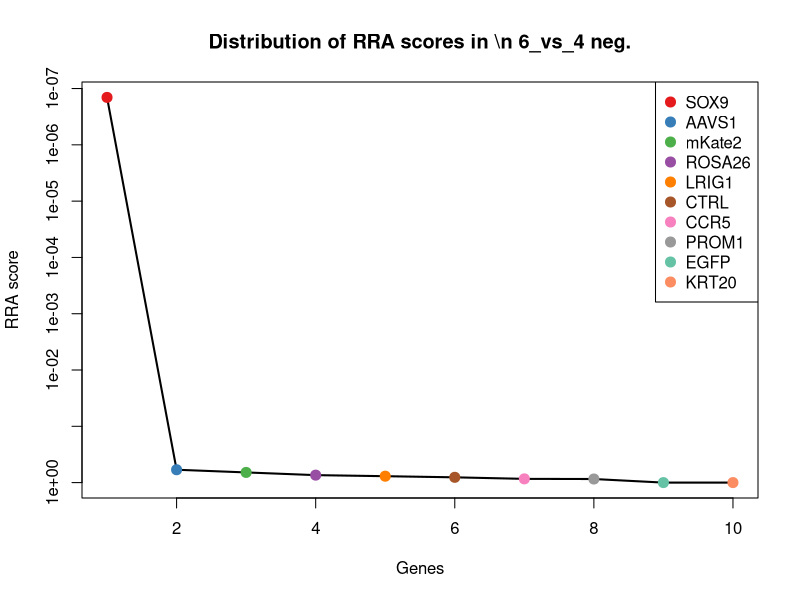
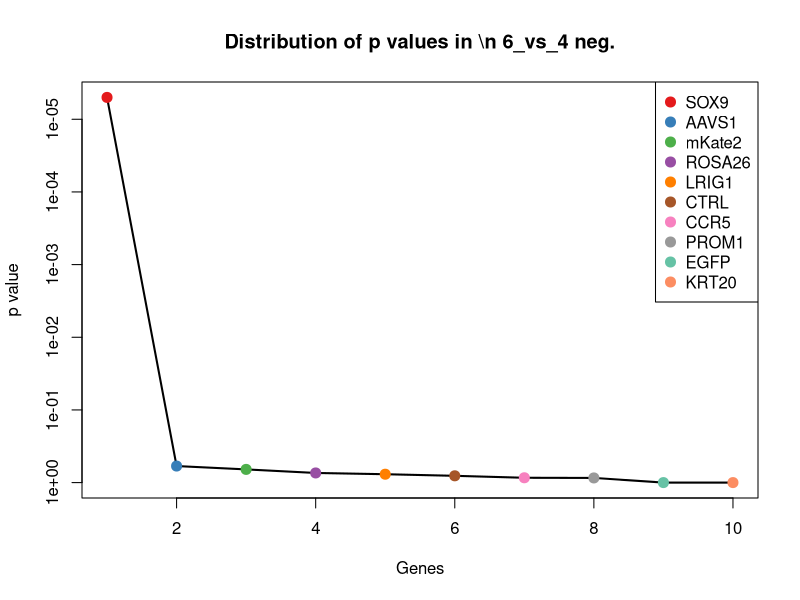
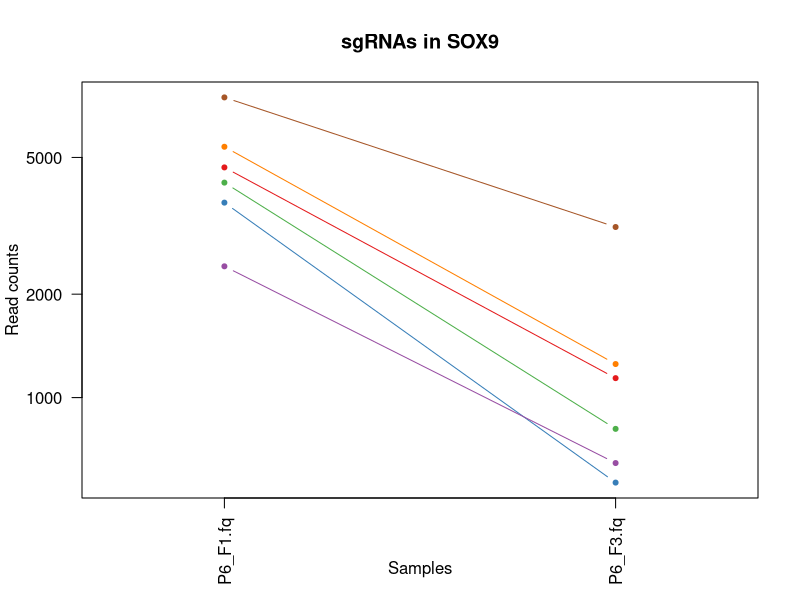
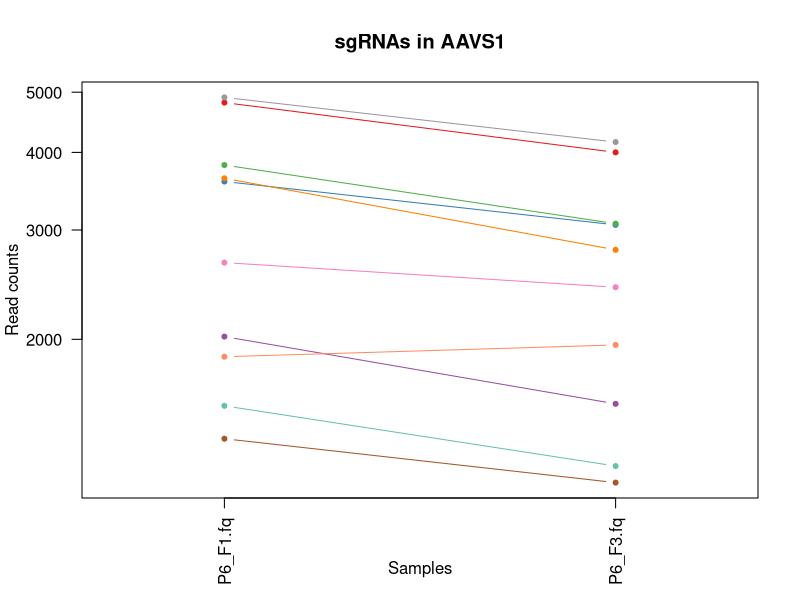
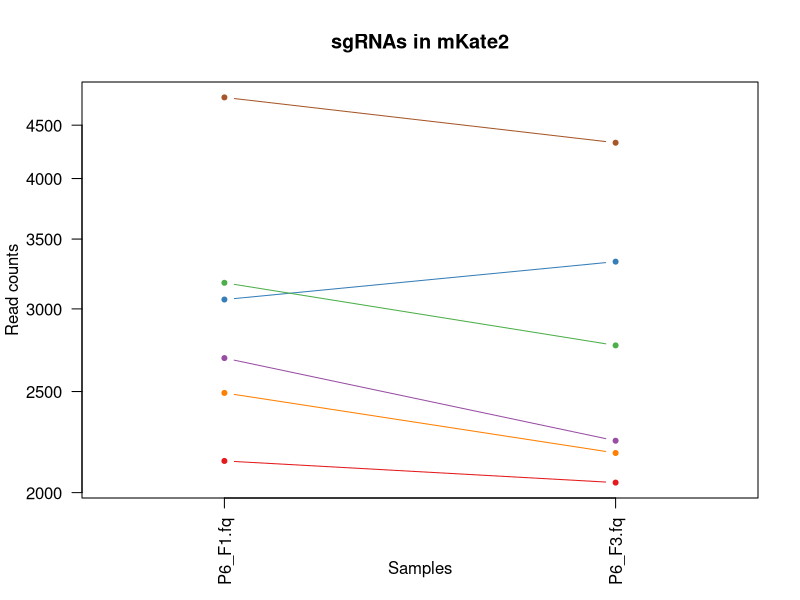
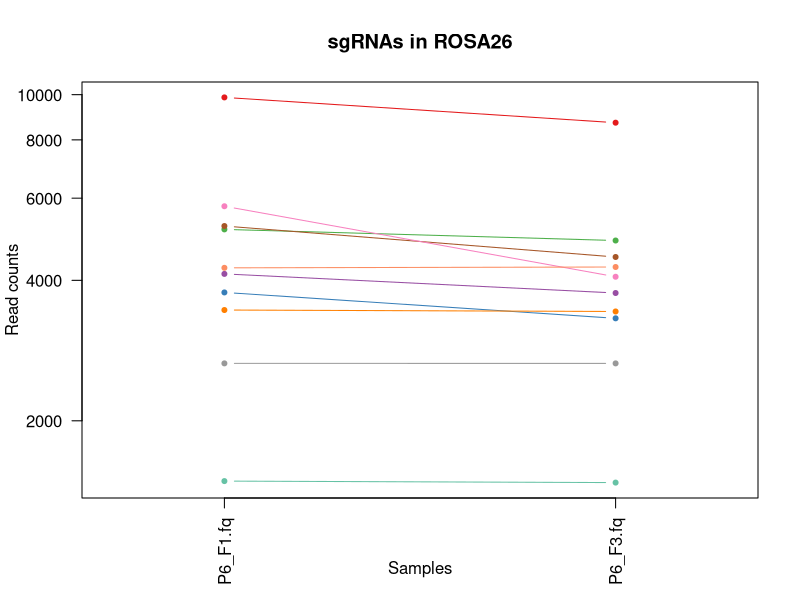
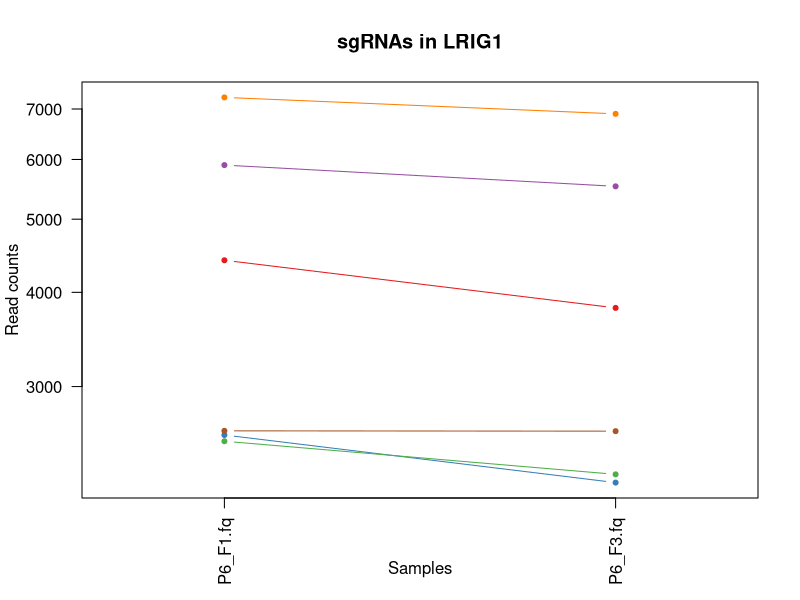
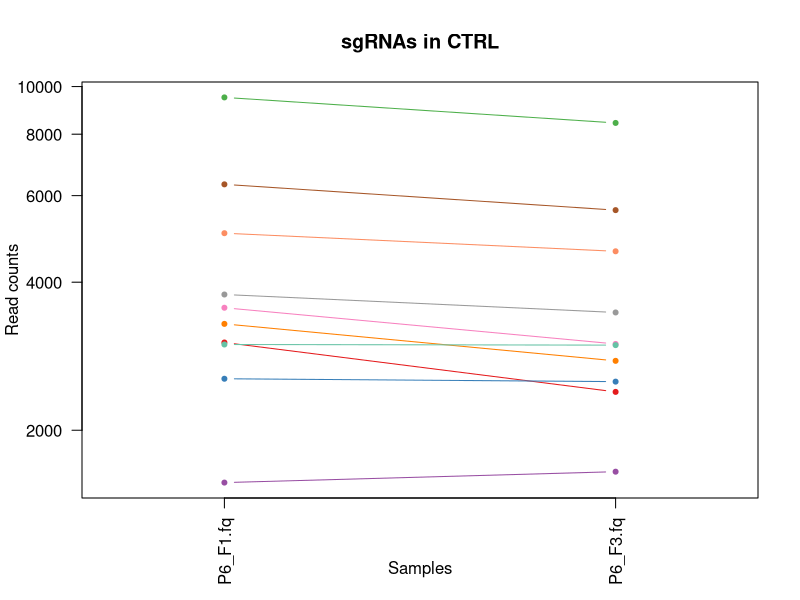

Here is the R script that generated these plots, in order: (Note: this script raises an error after producing the figures.)
pdf(file='P6_46_day7.pdf',width=4.5,height=4.5);
gstable=read.table('P6_46_day7.gene_summary.txt',header=T)
# 
#
# parameters
# Do not modify the variables beginning with "__"

# gstablename='__GENE_SUMMARY_FILE__'
startindex=3
# outputfile='__OUTPUT_FILE__'
targetgenelist=c("SOX9","AAVS1","mKate2","ROSA26","LRIG1","CTRL","CCR5","PROM1","EGFP","KRT20")
# samplelabel=sub('.\\w+.\\w+$','',colnames(gstable)[startindex]);
samplelabel='6_vs_4 neg.'


# You need to write some codes in front of this code:
# gstable=read.table(gstablename,header=T)
# pdf(file=outputfile,width=6,height=6)


# set up color using RColorBrewer
#library(RColorBrewer)
#colors <- brewer.pal(length(targetgenelist), "Set1")

colors=c( "#E41A1C", "#377EB8", "#4DAF4A", "#984EA3", "#FF7F00",  "#A65628", "#F781BF",
          "#999999", "#66C2A5", "#FC8D62", "#8DA0CB", "#E78AC3", "#A6D854", "#FFD92F", "#E5C494", "#B3B3B3", 
          "#8DD3C7", "#FFFFB3", "#BEBADA", "#FB8072", "#80B1D3", "#FDB462", "#B3DE69", "#FCCDE5",
          "#D9D9D9", "#BC80BD", "#CCEBC5", "#FFED6F")

######
# function definition

plotrankedvalues<-function(val, tglist, ...){
  
  plot(val,log='y',ylim=c(max(val),min(val)),type='l',lwd=2, ...)
  if(length(tglist)>0){
    for(i in 1:length(tglist)){
      targetgene=tglist[i];
      tx=which(names(val)==targetgene);ty=val[targetgene];
      points(tx,ty,col=colors[(i %% length(colors)) ],cex=2,pch=20)
      # text(tx+50,ty,targetgene,col=colors[i])
    }
    legend('topright',tglist,pch=20,pt.cex = 2,cex=1,col=colors)
  }
}



plotrandvalues<-function(val,targetgenelist, ...){
  # choose the one with the best distance distribution
  
  mindiffvalue=0;
  randval=val;
  for(i in 1:20){
    randval0=sample(val)
    vindex=sort(which(names(randval0) %in% targetgenelist))
    if(max(vindex)>0.9*length(val)){
      # print('pass...')
      next;
    }
    mindiffind=min(diff(vindex));
    if (mindiffind > mindiffvalue){
      mindiffvalue=mindiffind;
      randval=randval0;
      # print(paste('Diff: ',mindiffvalue))
    }
  }
  plot(randval,log='y',ylim=c(max(randval),min(randval)),pch=20,col='grey', ...)
  
  if(length(targetgenelist)>0){
    for(i in 1:length(targetgenelist)){
      targetgene=targetgenelist[i];
      tx=which(names(randval)==targetgene);ty=randval[targetgene];
      points(tx,ty,col=colors[(i %% length(colors)) ],cex=2,pch=20)
      text(tx+50,ty,targetgene,col=colors[i])
    }
  }
  
}




# set.seed(1235)



pvec=gstable[,startindex]
names(pvec)=gstable[,'id']
pvec=sort(pvec);

plotrankedvalues(pvec,targetgenelist,xlab='Genes',ylab='RRA score',main=paste('Distribution of RRA scores in \\n',samplelabel))

# plotrandvalues(pvec,targetgenelist,xlab='Genes',ylab='RRA score',main=paste('Distribution of RRA scores in \\n',samplelabel))


pvec=gstable[,startindex+1]
names(pvec)=gstable[,'id']
pvec=sort(pvec);

plotrankedvalues(pvec,targetgenelist,xlab='Genes',ylab='p value',main=paste('Distribution of p values in \\n',samplelabel))

# plotrandvalues(pvec,targetgenelist,xlab='Genes',ylab='p value',main=paste('Distribution of p values in \\n',samplelabel))



# you need to write after this code:
# dev.off()






# parameters
# Do not modify the variables beginning with "__"
targetmat=list(c(4675.508498420788,1138.2211797383934),c(3692.282665123781,564.7662342213401),c(4222.270429696324,809.9809752336828),c(2409.3181547984673,643.9300482489468),c(5369.367235209499,1251.1744265826615),c(7474.798080771655,3135.659365386176))
targetgene="SOX9"
collabel=c("P6_F1.fq","P6_F3.fq")

# set up color using RColorBrewer
#library(RColorBrewer)
#colors <- brewer.pal(length(targetgenelist), "Set1")

colors=c( "#E41A1C", "#377EB8", "#4DAF4A", "#984EA3", "#FF7F00",  "#A65628", "#F781BF",
          "#999999", "#66C2A5", "#FC8D62", "#8DA0CB", "#E78AC3", "#A6D854", "#FFD92F", "#E5C494", "#B3B3B3", 
          "#8DD3C7", "#FFFFB3", "#BEBADA", "#FB8072", "#80B1D3", "#FDB462", "#B3DE69", "#FCCDE5",
          "#D9D9D9", "#BC80BD", "#CCEBC5", "#FFED6F")


## code

targetmatvec=unlist(targetmat)+1
yrange=range(targetmatvec[targetmatvec>0]);
# yrange[1]=1; # set the minimum value to 1
for(i in 1:length(targetmat)){
  vali=targetmat[[i]]+1;
  if(i==1){
    plot(1:length(vali),vali,type='b',las=1,pch=20,main=paste('sgRNAs in',targetgene),ylab='Read counts',xlab='Samples',xlim=c(0.7,length(vali)+0.3),ylim = yrange,col=colors[(i %% length(colors))],xaxt='n',log='y')
    axis(1,at=1:length(vali),labels=(collabel),las=2)
    # lines(0:100,rep(1,101),col='black');
  }else{
    lines(1:length(vali),vali,type='b',pch=20,col=colors[(i %% length(colors))])
  }
}




# parameters
# Do not modify the variables beginning with "__"
targetmat=list(c(4810.339045180926,3999.7034331265168),c(3589.604017975676,3056.495551358569),c(3815.704473311908,3070.0113244852337),c(2019.346727246068,1573.62215689023),c(3632.1274981077195,2786.1800888252783),c(1382.5316833174159,1174.9068496536256),c(2657.1989292267212,2425.1158638700967),c(4903.6832698610215,4155.134824083159),c(1561.9600263135997,1249.2436018502806),c(1874.1445999659193,1957.8562786339794))
targetgene="AAVS1"
collabel=c("P6_F1.fq","P6_F3.fq")

# set up color using RColorBrewer
#library(RColorBrewer)
#colors <- brewer.pal(length(targetgenelist), "Set1")

colors=c( "#E41A1C", "#377EB8", "#4DAF4A", "#984EA3", "#FF7F00",  "#A65628", "#F781BF",
          "#999999", "#66C2A5", "#FC8D62", "#8DA0CB", "#E78AC3", "#A6D854", "#FFD92F", "#E5C494", "#B3B3B3", 
          "#8DD3C7", "#FFFFB3", "#BEBADA", "#FB8072", "#80B1D3", "#FDB462", "#B3DE69", "#FCCDE5",
          "#D9D9D9", "#BC80BD", "#CCEBC5", "#FFED6F")


## code

targetmatvec=unlist(targetmat)+1
yrange=range(targetmatvec[targetmatvec>0]);
# yrange[1]=1; # set the minimum value to 1
for(i in 1:length(targetmat)){
  vali=targetmat[[i]]+1;
  if(i==1){
    plot(1:length(vali),vali,type='b',las=1,pch=20,main=paste('sgRNAs in',targetgene),ylab='Read counts',xlab='Samples',xlim=c(0.7,length(vali)+0.3),ylim = yrange,col=colors[(i %% length(colors))],xaxt='n',log='y')
    axis(1,at=1:length(vali),labels=(collabel),las=2)
    # lines(0:100,rep(1,101),col='black');
  }else{
    lines(1:length(vali),vali,type='b',pch=20,col=colors[(i %% length(colors))])
  }
}




# parameters
# Do not modify the variables beginning with "__"
targetmat=list(c(2143.8056934861957,2043.7779792249182),c(3061.6905695071355,3328.741838624241),c(3176.815113279253,2766.871841501472),c(2690.387986890755,2241.687514293935),c(2491.2536409065515,2181.831947590135),c(4783.372935828898,4327.943637631228))
targetgene="mKate2"
collabel=c("P6_F1.fq","P6_F3.fq")

# set up color using RColorBrewer
#library(RColorBrewer)
#colors <- brewer.pal(length(targetgenelist), "Set1")

colors=c( "#E41A1C", "#377EB8", "#4DAF4A", "#984EA3", "#FF7F00",  "#A65628", "#F781BF",
          "#999999", "#66C2A5", "#FC8D62", "#8DA0CB", "#E78AC3", "#A6D854", "#FFD92F", "#E5C494", "#B3B3B3", 
          "#8DD3C7", "#FFFFB3", "#BEBADA", "#FB8072", "#80B1D3", "#FDB462", "#B3DE69", "#FCCDE5",
          "#D9D9D9", "#BC80BD", "#CCEBC5", "#FFED6F")


## code

targetmatvec=unlist(targetmat)+1
yrange=range(targetmatvec[targetmatvec>0]);
# yrange[1]=1; # set the minimum value to 1
for(i in 1:length(targetmat)){
  vali=targetmat[[i]]+1;
  if(i==1){
    plot(1:length(vali),vali,type='b',las=1,pch=20,main=paste('sgRNAs in',targetgene),ylab='Read counts',xlab='Samples',xlim=c(0.7,length(vali)+0.3),ylim = yrange,col=colors[(i %% length(colors))],xaxt='n',log='y')
    axis(1,at=1:length(vali),labels=(collabel),las=2)
    # lines(0:100,rep(1,101),col='black');
  }else{
    lines(1:length(vali),vali,type='b',pch=20,col=colors[(i %% length(colors))])
  }
}




# parameters
# Do not modify the variables beginning with "__"
targetmat=list(c(9864.410232582102,8707.054130670542),c(3766.9580448678576,3315.2260654975767),c(5142.229621821266,4867.609150331619),c(4127.889046964227,3756.419516846555),c(3453.736313163537,3429.1447247080346),c(5228.313740137354,4487.236678052631),c(5764.524453021903,4070.1785358584107),c(2654.087455070718,2653.918594657204),c(1484.17317241352,1473.219270806436),c(4253.3851712563555,4270.984308025998))
targetgene="ROSA26"
collabel=c("P6_F1.fq","P6_F3.fq")

# set up color using RColorBrewer
#library(RColorBrewer)
#colors <- brewer.pal(length(targetgenelist), "Set1")

colors=c( "#E41A1C", "#377EB8", "#4DAF4A", "#984EA3", "#FF7F00",  "#A65628", "#F781BF",
          "#999999", "#66C2A5", "#FC8D62", "#8DA0CB", "#E78AC3", "#A6D854", "#FFD92F", "#E5C494", "#B3B3B3", 
          "#8DD3C7", "#FFFFB3", "#BEBADA", "#FB8072", "#80B1D3", "#FDB462", "#B3DE69", "#FCCDE5",
          "#D9D9D9", "#BC80BD", "#CCEBC5", "#FFED6F")


## code

targetmatvec=unlist(targetmat)+1
yrange=range(targetmatvec[targetmatvec>0]);
# yrange[1]=1; # set the minimum value to 1
for(i in 1:length(targetmat)){
  vali=targetmat[[i]]+1;
  if(i==1){
    plot(1:length(vali),vali,type='b',las=1,pch=20,main=paste('sgRNAs in',targetgene),ylab='Read counts',xlab='Samples',xlim=c(0.7,length(vali)+0.3),ylim = yrange,col=colors[(i %% length(colors))],xaxt='n',log='y')
    axis(1,at=1:length(vali),labels=(collabel),las=2)
    # lines(0:100,rep(1,101),col='black');
  }else{
    lines(1:length(vali),vali,type='b',pch=20,col=colors[(i %% length(colors))])
  }
}




# parameters
# Do not modify the variables beginning with "__"
targetmat=list(c(4409.996037108516,3813.3788464517843),c(2586.672181690649,2236.860452462983),c(2537.925753246599,2293.8197820682126),c(5897.280683678039,5526.9857964396115),c(7250.771941539426,6895.940531697493),c(2619.8612393546828,2617.2329247419716))
targetgene="LRIG1"
collabel=c("P6_F1.fq","P6_F3.fq")

# set up color using RColorBrewer
#library(RColorBrewer)
#colors <- brewer.pal(length(targetgenelist), "Set1")

colors=c( "#E41A1C", "#377EB8", "#4DAF4A", "#984EA3", "#FF7F00",  "#A65628", "#F781BF",
          "#999999", "#66C2A5", "#FC8D62", "#8DA0CB", "#E78AC3", "#A6D854", "#FFD92F", "#E5C494", "#B3B3B3", 
          "#8DD3C7", "#FFFFB3", "#BEBADA", "#FB8072", "#80B1D3", "#FDB462", "#B3DE69", "#FCCDE5",
          "#D9D9D9", "#BC80BD", "#CCEBC5", "#FFED6F")


## code

targetmatvec=unlist(targetmat)+1
yrange=range(targetmatvec[targetmatvec>0]);
# yrange[1]=1; # set the minimum value to 1
for(i in 1:length(targetmat)){
  vali=targetmat[[i]]+1;
  if(i==1){
    plot(1:length(vali),vali,type='b',las=1,pch=20,main=paste('sgRNAs in',targetgene),ylab='Read counts',xlab='Samples',xlim=c(0.7,length(vali)+0.3),ylim = yrange,col=colors[(i %% length(colors))],xaxt='n',log='y')
    axis(1,at=1:length(vali),labels=(collabel),las=2)
    # lines(0:100,rep(1,101),col='black');
  }else{
    lines(1:length(vali),vali,type='b',pch=20,col=colors[(i %% length(colors))])
  }
}




# parameters
# Do not modify the variables beginning with "__"
targetmat=list(c(3015.0184571670875,2392.291843419626),c(2544.1487015586054,2510.0721520948455),c(9503.479230485733,8432.87701867249),c(1564.0343424176017,1646.0280843545042),c(3289.865340947369,2766.871841501472),c(6324.589801102477,5605.1841981010275),c(3548.1176958956335,2994.7091599223886),c(3775.255309283866,3470.657456454219),c(2987.015189763059,2978.297149697153),c(5031.253710257152,4622.394409319277))
targetgene="CTRL"
collabel=c("P6_F1.fq","P6_F3.fq")

# set up color using RColorBrewer
#library(RColorBrewer)
#colors <- brewer.pal(length(targetgenelist), "Set1")

colors=c( "#E41A1C", "#377EB8", "#4DAF4A", "#984EA3", "#FF7F00",  "#A65628", "#F781BF",
          "#999999", "#66C2A5", "#FC8D62", "#8DA0CB", "#E78AC3", "#A6D854", "#FFD92F", "#E5C494", "#B3B3B3", 
          "#8DD3C7", "#FFFFB3", "#BEBADA", "#FB8072", "#80B1D3", "#FDB462", "#B3DE69", "#FCCDE5",
          "#D9D9D9", "#BC80BD", "#CCEBC5", "#FFED6F")


## code

targetmatvec=unlist(targetmat)+1
yrange=range(targetmatvec[targetmatvec>0]);
# yrange[1]=1; # set the minimum value to 1
for(i in 1:length(targetmat)){
  vali=targetmat[[i]]+1;
  if(i==1){
    plot(1:length(vali),vali,type='b',las=1,pch=20,main=paste('sgRNAs in',targetgene),ylab='Read counts',xlab='Samples',xlim=c(0.7,length(vali)+0.3),ylim = yrange,col=colors[(i %% length(colors))],xaxt='n',log='y')
    axis(1,at=1:length(vali),labels=(collabel),las=2)
    # lines(0:100,rep(1,101),col='black');
  }else{
    lines(1:length(vali),vali,type='b',pch=20,col=colors[(i %% length(colors))])
  }
}




# parameters
# Do not modify the variables beginning with "__"
targetmat=list(c(2913.3769680709834,2856.655191557172),c(4151.743682160251,3675.324878086568),c(2266.1903436223206,1990.6802990844503),c(1894.8877610059405,1802.424887677337),c(3026.4271957390993,2776.525965163375),c(3324.0915566634044,2724.3936973890973),c(6977.9993738631465,5816.609506296709),c(4385.104243860491,3792.139774395597),c(2081.576210366132,1975.2337012254052),c(3496.2597932955805,3142.417251949508))
targetgene="CCR5"
collabel=c("P6_F1.fq","P6_F3.fq")

# set up color using RColorBrewer
#library(RColorBrewer)
#colors <- brewer.pal(length(targetgenelist), "Set1")

colors=c( "#E41A1C", "#377EB8", "#4DAF4A", "#984EA3", "#FF7F00",  "#A65628", "#F781BF",
          "#999999", "#66C2A5", "#FC8D62", "#8DA0CB", "#E78AC3", "#A6D854", "#FFD92F", "#E5C494", "#B3B3B3", 
          "#8DD3C7", "#FFFFB3", "#BEBADA", "#FB8072", "#80B1D3", "#FDB462", "#B3DE69", "#FCCDE5",
          "#D9D9D9", "#BC80BD", "#CCEBC5", "#FFED6F")


## code

targetmatvec=unlist(targetmat)+1
yrange=range(targetmatvec[targetmatvec>0]);
# yrange[1]=1; # set the minimum value to 1
for(i in 1:length(targetmat)){
  vali=targetmat[[i]]+1;
  if(i==1){
    plot(1:length(vali),vali,type='b',las=1,pch=20,main=paste('sgRNAs in',targetgene),ylab='Read counts',xlab='Samples',xlim=c(0.7,length(vali)+0.3),ylim = yrange,col=colors[(i %% length(colors))],xaxt='n',log='y')
    axis(1,at=1:length(vali),labels=(collabel),las=2)
    # lines(0:100,rep(1,101),col='black');
  }else{
    lines(1:length(vali),vali,type='b',pch=20,col=colors[(i %% length(colors))])
  }
}




# parameters
# Do not modify the variables beginning with "__"
targetmat=list(c(3453.736313163537,3122.1435922595115),c(5097.63182558522,4724.728120135451),c(3688.134032915777,3067.1150873866627),c(5965.73311511011,5243.154560779656),c(3534.63464121962,3011.121170147624),c(8661.30689226087,7415.332384707887))
targetgene="PROM1"
collabel=c("P6_F1.fq","P6_F3.fq")

# set up color using RColorBrewer
#library(RColorBrewer)
#colors <- brewer.pal(length(targetgenelist), "Set1")

colors=c( "#E41A1C", "#377EB8", "#4DAF4A", "#984EA3", "#FF7F00",  "#A65628", "#F781BF",
          "#999999", "#66C2A5", "#FC8D62", "#8DA0CB", "#E78AC3", "#A6D854", "#FFD92F", "#E5C494", "#B3B3B3", 
          "#8DD3C7", "#FFFFB3", "#BEBADA", "#FB8072", "#80B1D3", "#FDB462", "#B3DE69", "#FCCDE5",
          "#D9D9D9", "#BC80BD", "#CCEBC5", "#FFED6F")


## code

targetmatvec=unlist(targetmat)+1
yrange=range(targetmatvec[targetmatvec>0]);
# yrange[1]=1; # set the minimum value to 1
for(i in 1:length(targetmat)){
  vali=targetmat[[i]]+1;
  if(i==1){
    plot(1:length(vali),vali,type='b',las=1,pch=20,main=paste('sgRNAs in',targetgene),ylab='Read counts',xlab='Samples',xlim=c(0.7,length(vali)+0.3),ylim = yrange,col=colors[(i %% length(colors))],xaxt='n',log='y')
    axis(1,at=1:length(vali),labels=(collabel),las=2)
    # lines(0:100,rep(1,101),col='black');
  }else{
    lines(1:length(vali),vali,type='b',pch=20,col=colors[(i %% length(colors))])
  }
}




# parameters
# Do not modify the variables beginning with "__"
targetmat=list(c(344.3364732643526,5018.21347945731),c(425.2348013204355,5955.628887028116),c(284.18130624829104,3833.652506141781),c(278.9955159882857,3434.937198905177),c(522.7276582085353,5368.658168384398),c(1908.3708156819544,5361.900281821066))
targetgene="EGFP"
collabel=c("P6_F1.fq","P6_F3.fq")

# set up color using RColorBrewer
#library(RColorBrewer)
#colors <- brewer.pal(length(targetgenelist), "Set1")

colors=c( "#E41A1C", "#377EB8", "#4DAF4A", "#984EA3", "#FF7F00",  "#A65628", "#F781BF",
          "#999999", "#66C2A5", "#FC8D62", "#8DA0CB", "#E78AC3", "#A6D854", "#FFD92F", "#E5C494", "#B3B3B3", 
          "#8DD3C7", "#FFFFB3", "#BEBADA", "#FB8072", "#80B1D3", "#FDB462", "#B3DE69", "#FCCDE5",
          "#D9D9D9", "#BC80BD", "#CCEBC5", "#FFED6F")


## code

targetmatvec=unlist(targetmat)+1
yrange=range(targetmatvec[targetmatvec>0]);
# yrange[1]=1; # set the minimum value to 1
for(i in 1:length(targetmat)){
  vali=targetmat[[i]]+1;
  if(i==1){
    plot(1:length(vali),vali,type='b',las=1,pch=20,main=paste('sgRNAs in',targetgene),ylab='Read counts',xlab='Samples',xlim=c(0.7,length(vali)+0.3),ylim = yrange,col=colors[(i %% length(colors))],xaxt='n',log='y')
    axis(1,at=1:length(vali),labels=(collabel),las=2)
    # lines(0:100,rep(1,101),col='black');
  }else{
    lines(1:length(vali),vali,type='b',pch=20,col=colors[(i %% length(colors))])
  }
}




# parameters
# Do not modify the variables beginning with "__"
targetmat=list(c(527.9134484685407,3460.0379204261253),c(806.9089644568263,4744.036367459257),c(554.8795578205683,4941.945902528274),c(233.36056170023897,1738.7076715087755),c(1079.6815321331057,5993.2799693095385),c(769.5712745847881,3013.0519948800047))
targetgene="KRT20"
collabel=c("P6_F1.fq","P6_F3.fq")

# set up color using RColorBrewer
#library(RColorBrewer)
#colors <- brewer.pal(length(targetgenelist), "Set1")

colors=c( "#E41A1C", "#377EB8", "#4DAF4A", "#984EA3", "#FF7F00",  "#A65628", "#F781BF",
          "#999999", "#66C2A5", "#FC8D62", "#8DA0CB", "#E78AC3", "#A6D854", "#FFD92F", "#E5C494", "#B3B3B3", 
          "#8DD3C7", "#FFFFB3", "#BEBADA", "#FB8072", "#80B1D3", "#FDB462", "#B3DE69", "#FCCDE5",
          "#D9D9D9", "#BC80BD", "#CCEBC5", "#FFED6F")


## code

targetmatvec=unlist(targetmat)+1
yrange=range(targetmatvec[targetmatvec>0]);
# yrange[1]=1; # set the minimum value to 1
for(i in 1:length(targetmat)){
  vali=targetmat[[i]]+1;
  if(i==1){
    plot(1:length(vali),vali,type='b',las=1,pch=20,main=paste('sgRNAs in',targetgene),ylab='Read counts',xlab='Samples',xlim=c(0.7,length(vali)+0.3),ylim = yrange,col=colors[(i %% length(colors))],xaxt='n',log='y')
    axis(1,at=1:length(vali),labels=(collabel),las=2)
    # lines(0:100,rep(1,101),col='black');
  }else{
    lines(1:length(vali),vali,type='b',pch=20,col=colors[(i %% length(colors))])
  }
}



# 
#
# parameters
# Do not modify the variables beginning with "__"

# gstablename='__GENE_SUMMARY_FILE__'
startindex=9
# outputfile='__OUTPUT_FILE__'
targetgenelist=c("EGFP","KRT20","mKate2","LRIG1","CTRL","PROM1","AAVS1","ROSA26","CCR5","SOX9")
# samplelabel=sub('.\\w+.\\w+$','',colnames(gstable)[startindex]);
samplelabel='6_vs_4 pos.'


# You need to write some codes in front of this code:
# gstable=read.table(gstablename,header=T)
# pdf(file=outputfile,width=6,height=6)


# set up color using RColorBrewer
#library(RColorBrewer)
#colors <- brewer.pal(length(targetgenelist), "Set1")

colors=c( "#E41A1C", "#377EB8", "#4DAF4A", "#984EA3", "#FF7F00",  "#A65628", "#F781BF",
          "#999999", "#66C2A5", "#FC8D62", "#8DA0CB", "#E78AC3", "#A6D854", "#FFD92F", "#E5C494", "#B3B3B3", 
          "#8DD3C7", "#FFFFB3", "#BEBADA", "#FB8072", "#80B1D3", "#FDB462", "#B3DE69", "#FCCDE5",
          "#D9D9D9", "#BC80BD", "#CCEBC5", "#FFED6F")

######
# function definition

plotrankedvalues<-function(val, tglist, ...){
  
  plot(val,log='y',ylim=c(max(val),min(val)),type='l',lwd=2, ...)
  if(length(tglist)>0){
    for(i in 1:length(tglist)){
      targetgene=tglist[i];
      tx=which(names(val)==targetgene);ty=val[targetgene];
      points(tx,ty,col=colors[(i %% length(colors)) ],cex=2,pch=20)
      # text(tx+50,ty,targetgene,col=colors[i])
    }
    legend('topright',tglist,pch=20,pt.cex = 2,cex=1,col=colors)
  }
}



plotrandvalues<-function(val,targetgenelist, ...){
  # choose the one with the best distance distribution
  
  mindiffvalue=0;
  randval=val;
  for(i in 1:20){
    randval0=sample(val)
    vindex=sort(which(names(randval0) %in% targetgenelist))
    if(max(vindex)>0.9*length(val)){
      # print('pass...')
      next;
    }
    mindiffind=min(diff(vindex));
    if (mindiffind > mindiffvalue){
      mindiffvalue=mindiffind;
      randval=randval0;
      # print(paste('Diff: ',mindiffvalue))
    }
  }
  plot(randval,log='y',ylim=c(max(randval),min(randval)),pch=20,col='grey', ...)
  
  if(length(targetgenelist)>0){
    for(i in 1:length(targetgenelist)){
      targetgene=targetgenelist[i];
      tx=which(names(randval)==targetgene);ty=randval[targetgene];
      points(tx,ty,col=colors[(i %% length(colors)) ],cex=2,pch=20)
      text(tx+50,ty,targetgene,col=colors[i])
    }
  }
  
}




# set.seed(1235)



pvec=gstable[,startindex]
names(pvec)=gstable[,'id']
pvec=sort(pvec);

plotrankedvalues(pvec,targetgenelist,xlab='Genes',ylab='RRA score',main=paste('Distribution of RRA scores in \\n',samplelabel))

# plotrandvalues(pvec,targetgenelist,xlab='Genes',ylab='RRA score',main=paste('Distribution of RRA scores in \\n',samplelabel))


pvec=gstable[,startindex+1]
names(pvec)=gstable[,'id']
pvec=sort(pvec);

plotrankedvalues(pvec,targetgenelist,xlab='Genes',ylab='p value',main=paste('Distribution of p values in \\n',samplelabel))

# plotrandvalues(pvec,targetgenelist,xlab='Genes',ylab='p value',main=paste('Distribution of p values in \\n',samplelabel))



# you need to write after this code:
# dev.off()






# parameters
# Do not modify the variables beginning with "__"
targetmat=list(c(344.3364732643526,5018.21347945731),c(425.2348013204355,5955.628887028116),c(284.18130624829104,3833.652506141781),c(278.9955159882857,3434.937198905177),c(522.7276582085353,5368.658168384398),c(1908.3708156819544,5361.900281821066))
targetgene="EGFP"
collabel=c("P6_F1.fq","P6_F3.fq")

# set up color using RColorBrewer
#library(RColorBrewer)
#colors <- brewer.pal(length(targetgenelist), "Set1")

colors=c( "#E41A1C", "#377EB8", "#4DAF4A", "#984EA3", "#FF7F00",  "#A65628", "#F781BF",
          "#999999", "#66C2A5", "#FC8D62", "#8DA0CB", "#E78AC3", "#A6D854", "#FFD92F", "#E5C494", "#B3B3B3", 
          "#8DD3C7", "#FFFFB3", "#BEBADA", "#FB8072", "#80B1D3", "#FDB462", "#B3DE69", "#FCCDE5",
          "#D9D9D9", "#BC80BD", "#CCEBC5", "#FFED6F")


## code

targetmatvec=unlist(targetmat)+1
yrange=range(targetmatvec[targetmatvec>0]);
# yrange[1]=1; # set the minimum value to 1
for(i in 1:length(targetmat)){
  vali=targetmat[[i]]+1;
  if(i==1){
    plot(1:length(vali),vali,type='b',las=1,pch=20,main=paste('sgRNAs in',targetgene),ylab='Read counts',xlab='Samples',xlim=c(0.7,length(vali)+0.3),ylim = yrange,col=colors[(i %% length(colors))],xaxt='n',log='y')
    axis(1,at=1:length(vali),labels=(collabel),las=2)
    # lines(0:100,rep(1,101),col='black');
  }else{
    lines(1:length(vali),vali,type='b',pch=20,col=colors[(i %% length(colors))])
  }
}




# parameters
# Do not modify the variables beginning with "__"
targetmat=list(c(527.9134484685407,3460.0379204261253),c(806.9089644568263,4744.036367459257),c(554.8795578205683,4941.945902528274),c(233.36056170023897,1738.7076715087755),c(1079.6815321331057,5993.2799693095385),c(769.5712745847881,3013.0519948800047))
targetgene="KRT20"
collabel=c("P6_F1.fq","P6_F3.fq")

# set up color using RColorBrewer
#library(RColorBrewer)
#colors <- brewer.pal(length(targetgenelist), "Set1")

colors=c( "#E41A1C", "#377EB8", "#4DAF4A", "#984EA3", "#FF7F00",  "#A65628", "#F781BF",
          "#999999", "#66C2A5", "#FC8D62", "#8DA0CB", "#E78AC3", "#A6D854", "#FFD92F", "#E5C494", "#B3B3B3", 
          "#8DD3C7", "#FFFFB3", "#BEBADA", "#FB8072", "#80B1D3", "#FDB462", "#B3DE69", "#FCCDE5",
          "#D9D9D9", "#BC80BD", "#CCEBC5", "#FFED6F")


## code

targetmatvec=unlist(targetmat)+1
yrange=range(targetmatvec[targetmatvec>0]);
# yrange[1]=1; # set the minimum value to 1
for(i in 1:length(targetmat)){
  vali=targetmat[[i]]+1;
  if(i==1){
    plot(1:length(vali),vali,type='b',las=1,pch=20,main=paste('sgRNAs in',targetgene),ylab='Read counts',xlab='Samples',xlim=c(0.7,length(vali)+0.3),ylim = yrange,col=colors[(i %% length(colors))],xaxt='n',log='y')
    axis(1,at=1:length(vali),labels=(collabel),las=2)
    # lines(0:100,rep(1,101),col='black');
  }else{
    lines(1:length(vali),vali,type='b',pch=20,col=colors[(i %% length(colors))])
  }
}




# parameters
# Do not modify the variables beginning with "__"
targetmat=list(c(2143.8056934861957,2043.7779792249182),c(3061.6905695071355,3328.741838624241),c(3176.815113279253,2766.871841501472),c(2690.387986890755,2241.687514293935),c(2491.2536409065515,2181.831947590135),c(4783.372935828898,4327.943637631228))
targetgene="mKate2"
collabel=c("P6_F1.fq","P6_F3.fq")

# set up color using RColorBrewer
#library(RColorBrewer)
#colors <- brewer.pal(length(targetgenelist), "Set1")

colors=c( "#E41A1C", "#377EB8", "#4DAF4A", "#984EA3", "#FF7F00",  "#A65628", "#F781BF",
          "#999999", "#66C2A5", "#FC8D62", "#8DA0CB", "#E78AC3", "#A6D854", "#FFD92F", "#E5C494", "#B3B3B3", 
          "#8DD3C7", "#FFFFB3", "#BEBADA", "#FB8072", "#80B1D3", "#FDB462", "#B3DE69", "#FCCDE5",
          "#D9D9D9", "#BC80BD", "#CCEBC5", "#FFED6F")


## code

targetmatvec=unlist(targetmat)+1
yrange=range(targetmatvec[targetmatvec>0]);
# yrange[1]=1; # set the minimum value to 1
for(i in 1:length(targetmat)){
  vali=targetmat[[i]]+1;
  if(i==1){
    plot(1:length(vali),vali,type='b',las=1,pch=20,main=paste('sgRNAs in',targetgene),ylab='Read counts',xlab='Samples',xlim=c(0.7,length(vali)+0.3),ylim = yrange,col=colors[(i %% length(colors))],xaxt='n',log='y')
    axis(1,at=1:length(vali),labels=(collabel),las=2)
    # lines(0:100,rep(1,101),col='black');
  }else{
    lines(1:length(vali),vali,type='b',pch=20,col=colors[(i %% length(colors))])
  }
}




# parameters
# Do not modify the variables beginning with "__"
targetmat=list(c(4409.996037108516,3813.3788464517843),c(2586.672181690649,2236.860452462983),c(2537.925753246599,2293.8197820682126),c(5897.280683678039,5526.9857964396115),c(7250.771941539426,6895.940531697493),c(2619.8612393546828,2617.2329247419716))
targetgene="LRIG1"
collabel=c("P6_F1.fq","P6_F3.fq")

# set up color using RColorBrewer
#library(RColorBrewer)
#colors <- brewer.pal(length(targetgenelist), "Set1")

colors=c( "#E41A1C", "#377EB8", "#4DAF4A", "#984EA3", "#FF7F00",  "#A65628", "#F781BF",
          "#999999", "#66C2A5", "#FC8D62", "#8DA0CB", "#E78AC3", "#A6D854", "#FFD92F", "#E5C494", "#B3B3B3", 
          "#8DD3C7", "#FFFFB3", "#BEBADA", "#FB8072", "#80B1D3", "#FDB462", "#B3DE69", "#FCCDE5",
          "#D9D9D9", "#BC80BD", "#CCEBC5", "#FFED6F")


## code

targetmatvec=unlist(targetmat)+1
yrange=range(targetmatvec[targetmatvec>0]);
# yrange[1]=1; # set the minimum value to 1
for(i in 1:length(targetmat)){
  vali=targetmat[[i]]+1;
  if(i==1){
    plot(1:length(vali),vali,type='b',las=1,pch=20,main=paste('sgRNAs in',targetgene),ylab='Read counts',xlab='Samples',xlim=c(0.7,length(vali)+0.3),ylim = yrange,col=colors[(i %% length(colors))],xaxt='n',log='y')
    axis(1,at=1:length(vali),labels=(collabel),las=2)
    # lines(0:100,rep(1,101),col='black');
  }else{
    lines(1:length(vali),vali,type='b',pch=20,col=colors[(i %% length(colors))])
  }
}




# parameters
# Do not modify the variables beginning with "__"
targetmat=list(c(3015.0184571670875,2392.291843419626),c(2544.1487015586054,2510.0721520948455),c(9503.479230485733,8432.87701867249),c(1564.0343424176017,1646.0280843545042),c(3289.865340947369,2766.871841501472),c(6324.589801102477,5605.1841981010275),c(3548.1176958956335,2994.7091599223886),c(3775.255309283866,3470.657456454219),c(2987.015189763059,2978.297149697153),c(5031.253710257152,4622.394409319277))
targetgene="CTRL"
collabel=c("P6_F1.fq","P6_F3.fq")

# set up color using RColorBrewer
#library(RColorBrewer)
#colors <- brewer.pal(length(targetgenelist), "Set1")

colors=c( "#E41A1C", "#377EB8", "#4DAF4A", "#984EA3", "#FF7F00",  "#A65628", "#F781BF",
          "#999999", "#66C2A5", "#FC8D62", "#8DA0CB", "#E78AC3", "#A6D854", "#FFD92F", "#E5C494", "#B3B3B3", 
          "#8DD3C7", "#FFFFB3", "#BEBADA", "#FB8072", "#80B1D3", "#FDB462", "#B3DE69", "#FCCDE5",
          "#D9D9D9", "#BC80BD", "#CCEBC5", "#FFED6F")


## code

targetmatvec=unlist(targetmat)+1
yrange=range(targetmatvec[targetmatvec>0]);
# yrange[1]=1; # set the minimum value to 1
for(i in 1:length(targetmat)){
  vali=targetmat[[i]]+1;
  if(i==1){
    plot(1:length(vali),vali,type='b',las=1,pch=20,main=paste('sgRNAs in',targetgene),ylab='Read counts',xlab='Samples',xlim=c(0.7,length(vali)+0.3),ylim = yrange,col=colors[(i %% length(colors))],xaxt='n',log='y')
    axis(1,at=1:length(vali),labels=(collabel),las=2)
    # lines(0:100,rep(1,101),col='black');
  }else{
    lines(1:length(vali),vali,type='b',pch=20,col=colors[(i %% length(colors))])
  }
}




# parameters
# Do not modify the variables beginning with "__"
targetmat=list(c(3453.736313163537,3122.1435922595115),c(5097.63182558522,4724.728120135451),c(3688.134032915777,3067.1150873866627),c(5965.73311511011,5243.154560779656),c(3534.63464121962,3011.121170147624),c(8661.30689226087,7415.332384707887))
targetgene="PROM1"
collabel=c("P6_F1.fq","P6_F3.fq")

# set up color using RColorBrewer
#library(RColorBrewer)
#colors <- brewer.pal(length(targetgenelist), "Set1")

colors=c( "#E41A1C", "#377EB8", "#4DAF4A", "#984EA3", "#FF7F00",  "#A65628", "#F781BF",
          "#999999", "#66C2A5", "#FC8D62", "#8DA0CB", "#E78AC3", "#A6D854", "#FFD92F", "#E5C494", "#B3B3B3", 
          "#8DD3C7", "#FFFFB3", "#BEBADA", "#FB8072", "#80B1D3", "#FDB462", "#B3DE69", "#FCCDE5",
          "#D9D9D9", "#BC80BD", "#CCEBC5", "#FFED6F")


## code

targetmatvec=unlist(targetmat)+1
yrange=range(targetmatvec[targetmatvec>0]);
# yrange[1]=1; # set the minimum value to 1
for(i in 1:length(targetmat)){
  vali=targetmat[[i]]+1;
  if(i==1){
    plot(1:length(vali),vali,type='b',las=1,pch=20,main=paste('sgRNAs in',targetgene),ylab='Read counts',xlab='Samples',xlim=c(0.7,length(vali)+0.3),ylim = yrange,col=colors[(i %% length(colors))],xaxt='n',log='y')
    axis(1,at=1:length(vali),labels=(collabel),las=2)
    # lines(0:100,rep(1,101),col='black');
  }else{
    lines(1:length(vali),vali,type='b',pch=20,col=colors[(i %% length(colors))])
  }
}




# parameters
# Do not modify the variables beginning with "__"
targetmat=list(c(4810.339045180926,3999.7034331265168),c(3589.604017975676,3056.495551358569),c(3815.704473311908,3070.0113244852337),c(2019.346727246068,1573.62215689023),c(3632.1274981077195,2786.1800888252783),c(1382.5316833174159,1174.9068496536256),c(2657.1989292267212,2425.1158638700967),c(4903.6832698610215,4155.134824083159),c(1561.9600263135997,1249.2436018502806),c(1874.1445999659193,1957.8562786339794))
targetgene="AAVS1"
collabel=c("P6_F1.fq","P6_F3.fq")

# set up color using RColorBrewer
#library(RColorBrewer)
#colors <- brewer.pal(length(targetgenelist), "Set1")

colors=c( "#E41A1C", "#377EB8", "#4DAF4A", "#984EA3", "#FF7F00",  "#A65628", "#F781BF",
          "#999999", "#66C2A5", "#FC8D62", "#8DA0CB", "#E78AC3", "#A6D854", "#FFD92F", "#E5C494", "#B3B3B3", 
          "#8DD3C7", "#FFFFB3", "#BEBADA", "#FB8072", "#80B1D3", "#FDB462", "#B3DE69", "#FCCDE5",
          "#D9D9D9", "#BC80BD", "#CCEBC5", "#FFED6F")


## code

targetmatvec=unlist(targetmat)+1
yrange=range(targetmatvec[targetmatvec>0]);
# yrange[1]=1; # set the minimum value to 1
for(i in 1:length(targetmat)){
  vali=targetmat[[i]]+1;
  if(i==1){
    plot(1:length(vali),vali,type='b',las=1,pch=20,main=paste('sgRNAs in',targetgene),ylab='Read counts',xlab='Samples',xlim=c(0.7,length(vali)+0.3),ylim = yrange,col=colors[(i %% length(colors))],xaxt='n',log='y')
    axis(1,at=1:length(vali),labels=(collabel),las=2)
    # lines(0:100,rep(1,101),col='black');
  }else{
    lines(1:length(vali),vali,type='b',pch=20,col=colors[(i %% length(colors))])
  }
}




# parameters
# Do not modify the variables beginning with "__"
targetmat=list(c(9864.410232582102,8707.054130670542),c(3766.9580448678576,3315.2260654975767),c(5142.229621821266,4867.609150331619),c(4127.889046964227,3756.419516846555),c(3453.736313163537,3429.1447247080346),c(5228.313740137354,4487.236678052631),c(5764.524453021903,4070.1785358584107),c(2654.087455070718,2653.918594657204),c(1484.17317241352,1473.219270806436),c(4253.3851712563555,4270.984308025998))
targetgene="ROSA26"
collabel=c("P6_F1.fq","P6_F3.fq")

# set up color using RColorBrewer
#library(RColorBrewer)
#colors <- brewer.pal(length(targetgenelist), "Set1")

colors=c( "#E41A1C", "#377EB8", "#4DAF4A", "#984EA3", "#FF7F00",  "#A65628", "#F781BF",
          "#999999", "#66C2A5", "#FC8D62", "#8DA0CB", "#E78AC3", "#A6D854", "#FFD92F", "#E5C494", "#B3B3B3", 
          "#8DD3C7", "#FFFFB3", "#BEBADA", "#FB8072", "#80B1D3", "#FDB462", "#B3DE69", "#FCCDE5",
          "#D9D9D9", "#BC80BD", "#CCEBC5", "#FFED6F")


## code

targetmatvec=unlist(targetmat)+1
yrange=range(targetmatvec[targetmatvec>0]);
# yrange[1]=1; # set the minimum value to 1
for(i in 1:length(targetmat)){
  vali=targetmat[[i]]+1;
  if(i==1){
    plot(1:length(vali),vali,type='b',las=1,pch=20,main=paste('sgRNAs in',targetgene),ylab='Read counts',xlab='Samples',xlim=c(0.7,length(vali)+0.3),ylim = yrange,col=colors[(i %% length(colors))],xaxt='n',log='y')
    axis(1,at=1:length(vali),labels=(collabel),las=2)
    # lines(0:100,rep(1,101),col='black');
  }else{
    lines(1:length(vali),vali,type='b',pch=20,col=colors[(i %% length(colors))])
  }
}




# parameters
# Do not modify the variables beginning with "__"
targetmat=list(c(2913.3769680709834,2856.655191557172),c(4151.743682160251,3675.324878086568),c(2266.1903436223206,1990.6802990844503),c(1894.8877610059405,1802.424887677337),c(3026.4271957390993,2776.525965163375),c(3324.0915566634044,2724.3936973890973),c(6977.9993738631465,5816.609506296709),c(4385.104243860491,3792.139774395597),c(2081.576210366132,1975.2337012254052),c(3496.2597932955805,3142.417251949508))
targetgene="CCR5"
collabel=c("P6_F1.fq","P6_F3.fq")

# set up color using RColorBrewer
#library(RColorBrewer)
#colors <- brewer.pal(length(targetgenelist), "Set1")

colors=c( "#E41A1C", "#377EB8", "#4DAF4A", "#984EA3", "#FF7F00",  "#A65628", "#F781BF",
          "#999999", "#66C2A5", "#FC8D62", "#8DA0CB", "#E78AC3", "#A6D854", "#FFD92F", "#E5C494", "#B3B3B3", 
          "#8DD3C7", "#FFFFB3", "#BEBADA", "#FB8072", "#80B1D3", "#FDB462", "#B3DE69", "#FCCDE5",
          "#D9D9D9", "#BC80BD", "#CCEBC5", "#FFED6F")


## code

targetmatvec=unlist(targetmat)+1
yrange=range(targetmatvec[targetmatvec>0]);
# yrange[1]=1; # set the minimum value to 1
for(i in 1:length(targetmat)){
  vali=targetmat[[i]]+1;
  if(i==1){
    plot(1:length(vali),vali,type='b',las=1,pch=20,main=paste('sgRNAs in',targetgene),ylab='Read counts',xlab='Samples',xlim=c(0.7,length(vali)+0.3),ylim = yrange,col=colors[(i %% length(colors))],xaxt='n',log='y')
    axis(1,at=1:length(vali),labels=(collabel),las=2)
    # lines(0:100,rep(1,101),col='black');
  }else{
    lines(1:length(vali),vali,type='b',pch=20,col=colors[(i %% length(colors))])
  }
}




# parameters
# Do not modify the variables beginning with "__"
targetmat=list(c(4675.508498420788,1138.2211797383934),c(3692.282665123781,564.7662342213401),c(4222.270429696324,809.9809752336828),c(2409.3181547984673,643.9300482489468),c(5369.367235209499,1251.1744265826615),c(7474.798080771655,3135.659365386176))
targetgene="SOX9"
collabel=c("P6_F1.fq","P6_F3.fq")

# set up color using RColorBrewer
#library(RColorBrewer)
#colors <- brewer.pal(length(targetgenelist), "Set1")

colors=c( "#E41A1C", "#377EB8", "#4DAF4A", "#984EA3", "#FF7F00",  "#A65628", "#F781BF",
          "#999999", "#66C2A5", "#FC8D62", "#8DA0CB", "#E78AC3", "#A6D854", "#FFD92F", "#E5C494", "#B3B3B3", 
          "#8DD3C7", "#FFFFB3", "#BEBADA", "#FB8072", "#80B1D3", "#FDB462", "#B3DE69", "#FCCDE5",
          "#D9D9D9", "#BC80BD", "#CCEBC5", "#FFED6F")


## code

targetmatvec=unlist(targetmat)+1
yrange=range(targetmatvec[targetmatvec>0]);
# yrange[1]=1; # set the minimum value to 1
for(i in 1:length(targetmat)){
  vali=targetmat[[i]]+1;
  if(i==1){
    plot(1:length(vali),vali,type='b',las=1,pch=20,main=paste('sgRNAs in',targetgene),ylab='Read counts',xlab='Samples',xlim=c(0.7,length(vali)+0.3),ylim = yrange,col=colors[(i %% length(colors))],xaxt='n',log='y')
    axis(1,at=1:length(vali),labels=(collabel),las=2)
    # lines(0:100,rep(1,101),col='black');
  }else{
    lines(1:length(vali),vali,type='b',pch=20,col=colors[(i %% length(colors))])
  }
}



dev.off()
Sweave("P6_46_day7_summary.Rnw");
library(tools);

texi2dvi("P6_46_day7_summary.tex",pdf=TRUE);
